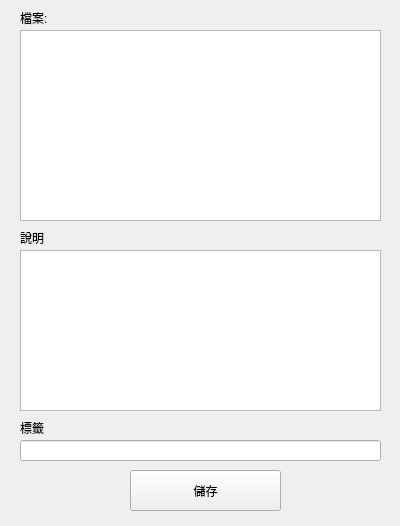
<?xml version="1.0" encoding="UTF-8"?>
<ui version="4.0">
 <class>Frame</class>
 <widget class="QMainWindow" name="MyWindow">
  <property name="geometry">
   <rect>
    <x>0</x>
    <y>0</y>
    <width>400</width>
    <height>526</height>
   </rect>
  </property>
  <property name="windowTitle">
   <string>Frame</string>
  </property>
  <widget class="QLabel" name="fileName">
   <property name="geometry">
    <rect>
     <x>20</x>
     <y>10</y>
     <width>300</width>
     <height>15</height>
    </rect>
   </property>
   <property name="text">
    <string>檔案: </string>
   </property>
  </widget>
  <widget class="QLabel" name="description">
   <property name="geometry">
    <rect>
     <x>20</x>
     <y>230</y>
     <width>53</width>
     <height>15</height>
    </rect>
   </property>
   <property name="text">
    <string>說明</string>
   </property>
  </widget>
  <widget class="QTextEdit" name="excerptText">
   <property name="geometry">
    <rect>
     <x>20</x>
     <y>30</y>
     <width>361</width>
     <height>191</height>
    </rect>
   </property>
  </widget>
  <widget class="QPlainTextEdit" name="DescriptionText">
   <property name="geometry">
    <rect>
     <x>20</x>
     <y>250</y>
     <width>361</width>
     <height>161</height>
    </rect>
   </property>
  </widget>
  <widget class="QLineEdit" name="TagString">
   <property name="geometry">
    <rect>
     <x>20</x>
     <y>440</y>
     <width>361</width>
     <height>21</height>
    </rect>
   </property>
  </widget>
  <widget class="QLabel" name="label">
   <property name="geometry">
    <rect>
     <x>20</x>
     <y>420</y>
     <width>53</width>
     <height>15</height>
    </rect>
   </property>
   <property name="text">
    <string>標籤</string>
   </property>
  </widget>
  <widget class="QPushButton" name="saveExcerpt">
   <property name="geometry">
    <rect>
     <x>130</x>
     <y>470</y>
     <width>151</width>
     <height>41</height>
    </rect>
   </property>
   <property name="text">
    <string>儲存</string>
   </property>
  </widget>
 </widget>
 <resources/>
 <connections/>
</ui>
